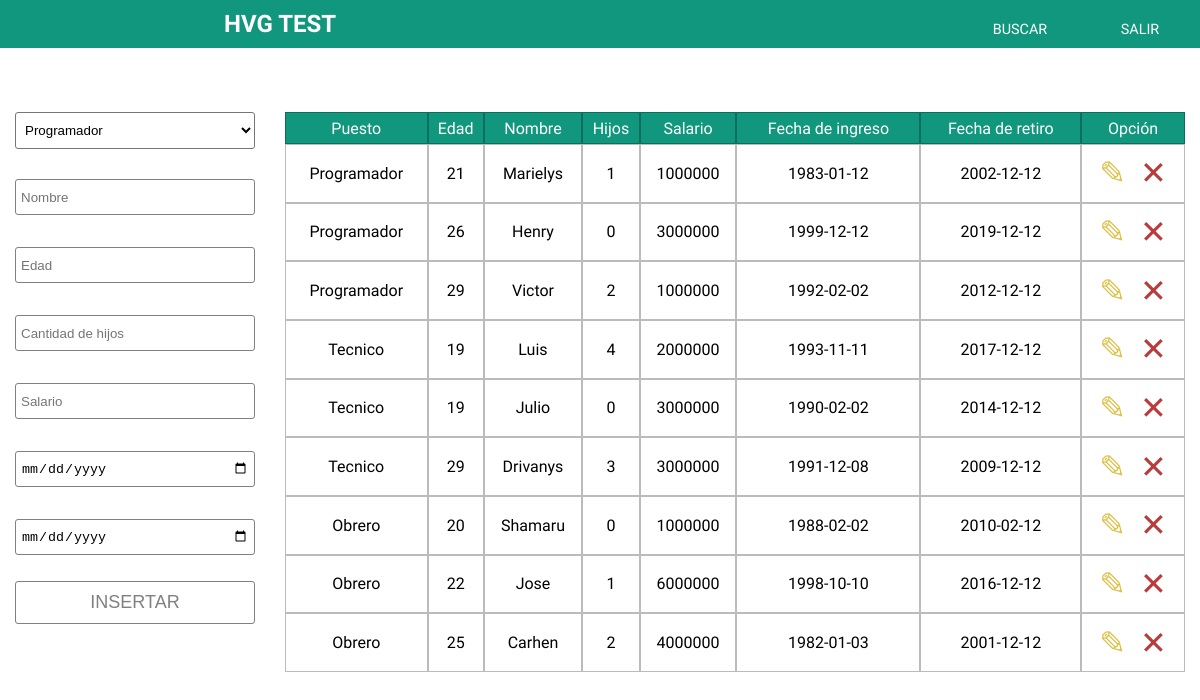
The app's page / (signed in) with its own data.
### tables this page shows
CREATE TABLE employees(
  id INT(6) AUTO_INCREMENT PRIMARY KEY,
  name VARCHAR(40) NOT NULL,
  age INT(2) NOT NULL,
  children INT(2),
  job INT(6) NOT NULL,
  data INT(6) NOT NULL,
  FOREIGN KEY (data) REFERENCES data(id),
  FOREIGN KEY (job) REFERENCES jobs(id),
  reg_date TIMESTAMP
);

CREATE TABLE data(
  id INT(6) AUTO_INCREMENT PRIMARY KEY,
  date_admission DATE NOT NULL,
  date_retirement DATE NOT NULL,
  salary INT(13) NOT NULL,
  job INT(6) NOT NULL,
  FOREIGN KEY (job) REFERENCES jobs(id),
  reg_date TIMESTAMP
);

### index.php (the view, shortened to what this page needs)
<?php include "./php/conexion.php";?>
<?php include "./php/header.php";?>
<div class="containerHvg">
    <div class="navbarHvg">
        <div class="leftNavHvg">
            <h2>HVG TEST</h2>
        </div>
        <div class="rightNavHvg">
            <a href="search_employ.php" class="link">BUSCAR</a>
            <a href="landing_page.php" class="link">SALIR</a>
        </div>
    </div>
    <div class="tablesHvg">
        <div class="contentFormHvg">
            <form action="./php/insert_employ.php" onsubmit="validarFormulario()" method="POST" class="formHvg">
                <select class="select" name="puesto" id="puesto">
                    <option value="1">
                        Programador
                    </option>
                </select>
                <input class="input" type="text" id="nombre" name="nombre" placeholder="Nombre">
                <input class="input" type="text" id="edad" name="edad" placeholder="Edad" />
                <input class="input" type="text" id="hijos" name="hijos" placeholder="Cantidad de hijos" />
                <input class="input" type="text" id="salario" name="salario" placeholder="Salario" />
                <input class="input" type="date" id="ingreso" name="ingreso" placeholder="Ingreso" />
                <input class="input" type="date" id="retiro" name="retiro" placeholder="Retiro" />
                <button class="btn" name="insert_employ" id="button" type="submit">INSERTAR</button>
            </form>
        </div>
        <table width="75%" cellspacing="0" cellpadding="0">
            <thead>
                <td>
                    Puesto
                </td>
                <td>
                    Edad
                </td>
                <td>
                    Nombre
                </td>
                <td>
                    Hijos
                </td>
                <td>
                    Salario
                </td>
                <td>
                    Fecha de ingreso
                </td>
                <td>
                    Fecha de retiro
                </td>
                <td>
                    Opción
                </td>
            </thead>
            <tbody>
                <?php
$query = "SELECT * FROM employees INNER JOIN data on employees.data=data.id WHERE employees.job=1 ORDER BY employees.age ASC";
$result = mysqli_query($conexion, $query);
while ($row = mysqli_fetch_array($result)) {?>
                <tr>
                    <td>
                        <?php if ($row['job'] == 1) {
    echo "Programador";}
    ?>
                    </td>
                    <td>
                        <?php echo $row['age'] ?>
                    </td>
                    <td>
                        <?php echo $row['name'] ?>
                    </td>
                    <td>
                        <?php echo $row['children'] ?>
                    </td>
                    <td>
                        <?php echo $row['salary'] ?>
                    </td>
                    <td>
                        <?php echo $row['date_admission'] ?>
                    </td>
                    <td>
                        <?php echo $row['date_retirement'] ?>
                    </td>
                    <td>
                        <a href="edit_employ.php?id=<?php echo $row['id'] ?>" class="iconEdit" title="Editar">&#9998;</a>
                        <a href="php/delete_employ.php?id=<?php echo $row['id'] ?>" class="iconDelete" title="Eliminar">&#10005;</a>
                    </td>
                </tr>
                <?php }?>
                <?php
$query = "SELECT * FROM employees INNER JOIN data on employees.data=data.id WHERE employees.job=2 ORDER BY employees.age ASC";
$result = mysqli_query($conexion, $query);
while ($row = mysqli_fetch_array($result)) {?>
                <tr>
                    <td>
                        <?php if ($row['job'] == 2) {
    echo "Tecnico";}
    ?>
                    </td>
                    <td>
                        <?php echo $row['age'] ?>
                    </td>
                    <td>
                        <?php echo $row['name'] ?>
                    </td>
                    <td>
                        <?php echo $row['children'] ?>
                    </td>
                    <td>
                        <?php echo $row['salary'] ?>
                    </td>
                    <td>
                        <?php echo $row['date_admission'] ?>
                    </td>
                    <td>
                        <?php echo $row['date_retirement'] ?>
                    </td>
                    <td>
                        <a href="edit_employ.php?id=<?php echo $row['id'] ?>" class="iconEdit" title="Editar">&#9998;</a>
                        <a href="php/delete_employ.php?id=<?php echo $row['id'] ?>" class="iconDelete" title="Eliminar">&#10005;</a>
                    </td>
                </tr>
                <?php }?>
                <?php
$query = "SELECT * FROM employees INNER JOIN data on employees.data=data.id WHERE employees.job=3 ORDER BY employees.age ASC";
$result = mysqli_query($conexion, $query);
while ($row = mysqli_fetch_array($result)) {?>
                <tr>
                    <td>
                        <?php if ($row['job'] == 3) {
    echo "Obrero";}
    ?>
                    </td>
                    <td>
                        <?php echo $row['age'] ?>
                    </td>
                    <td>
                        <?php echo $row['name'] ?>
                    </td>
                    <td>
                        <?php echo $row['children'] ?>
                    </td>
                    <td>
                        <?php echo $row['salary'] ?>
                    </td>
                    <td>
                        <?php echo $row['date_admission'] ?>
                    </td>
                    <td>
                        <?php echo $row['date_retirement'] ?>
                    </td>
                    <td>
                        <a href="edit_employ.php?id=<?php echo $row['id'] ?>" class="iconEdit" title="Editar">&#9998;</a>
                        <a href="php/delete_employ.php?id=<?php echo $row['id'] ?>" class="iconDelete" title="Eliminar">&#10005;</a>
                    </td>
                </tr>
                <?php }?>
            </tbody>
        </table>
    </div>
</div>
<?php include "php/footer.php";?>

### css/mainHvg.css (style rules this page uses)
html { font-family: 'Ubuntu'; margin-left: none; box-sizing: border-box; margin: 0; padding: 0; }
body { margin: 0; padding: 0; }
a { text-decoration: none; }
table { padding-top: 2rem; margin-top: 3rem; border-radius: 1em; }
thead { background-color: #11977D; color: #fff; text-align: center; height: 2rem; }
td { text-align: center; border: solid 0.2px rgba(0, 0, 0, 0.267); }
.btn { background-color: transparent; text-align: center; color: grey; border: solid 1px grey; padding: 10px 10px 10px 10px; border-radius: 3px 3px 3px 3px; width: 100%; margin-top: 10px; font-size: 18px; }
.input { margin-top: 1rem; margin-bottom: 1rem; padding: 5px 5px 5px 5px; border-radius: 3px 3px 3px 3px; border: solid 1px grey; height: 1.5rem; }
.select, .select::-webkit-outer-spin-button { height: 2.3rem; margin-bottom: 0.9rem; padding: 5px 5px 5px 5px; border-radius: 3px 3px 3px 3px; background-color: transparent; }
.link { color: #fff; text-align: center; background-color: transparent; padding: 10px 10px 10px 10px; border-radius: 3px 3px 3px 3px; border: none; width: 100%; margin-top: 10px; border: solid 1px transparent; }
.navbarHvg { position: fixed; top: 0%; left: 0%; display: flex; align-content: center; align-items: center; justify-content: space-between; flex-direction: row; width: 100%; height: 3rem; background-color: #11977D; color: #fff; }
.leftNavHvg { display: flex; justify-content: flex-start; align-content: center; align-items: center; justify-items: flex-start; width: 22%; height: 100%; font-size: 1rem; margin-left: 14rem; }
.rightNavHvg { display: flex; justify-content: space-around; justify-items: space-around; align-content: center; align-items: center; width: 20%; height: 100%; font-size: 0.9rem; }
.tablesHvg { display: flex; justify-content: space-around; align-content: center; flex-direction: row; margin-bottom: 3rem; margin-top: 2rem; width: 100%; height: 40rem; }
.contentFormHvg { position: relative; top: 3rem; width: 20%; height: 90%; flex-direction: column; }
.formHvg { display: flex; justify-content: center; align-content: center; flex-direction: column; width: 100%; height: 100%; }
.iconDelete { font-size: 2rem; color: rgb(185, 59, 59); cursor: pointer; margin-left: 5px; }
.iconEdit { font-size: 2rem; color: rgb(222, 192, 71); cursor: pointer; margin-right: 5px; }

### records on screen
employees: age "21", name "Marielys", children "1", data.salary "1000000", data.date_admission "1983-01-12", data.date_retirement "2002-12-12"
employees: age "26", name "Henry", children "0", data.salary "3000000", data.date_admission "1999-12-12", data.date_retirement "2019-12-12"
employees: age "29", name "Victor", children "2", data.salary "1000000", data.date_admission "1992-02-02", data.date_retirement "2012-12-12"
employees: age "19", name "Luis", children "4", data.salary "2000000", data.date_admission "1993-11-11", data.date_retirement "2017-12-12"
employees: age "19", name "Julio", children "0", data.salary "3000000", data.date_admission "1990-02-02", data.date_retirement "2014-12-12"
employees: age "29", name "Drivanys", children "3", data.salary "3000000", data.date_admission "1991-12-08", data.date_retirement "2009-12-12"
employees: age "20", name "Shamaru", children "0", data.salary "1000000", data.date_admission "1988-02-02", data.date_retirement "2010-02-12"
employees: age "22", name "Jose", children "1", data.salary "6000000", data.date_admission "1998-10-10", data.date_retirement "2016-12-12"
employees: age "25", name "Carhen", children "2", data.salary "4000000", data.date_admission "1982-01-03", data.date_retirement "2001-12-12"
